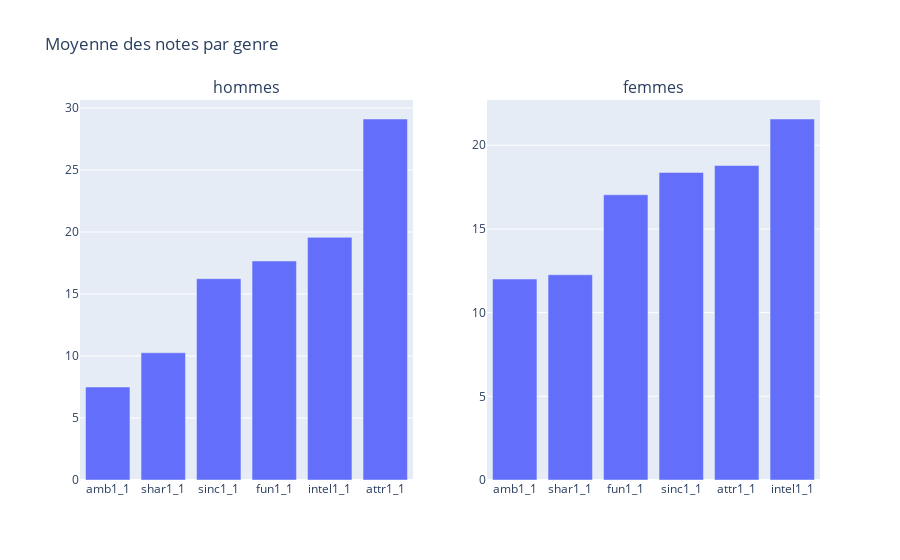

Source (notebook cell):
### Markdown cell above
## Quel est l'attribut le moins désirable

### Code cell
female_attributes = female[['attr1_1','sinc1_1','intel1_1','fun1_1','amb1_1','shar1_1']]
moyenne_femme = female_attributes.mean().sort_values(ascending=True)

male_attributes = male[['attr1_1','sinc1_1','intel1_1','fun1_1','amb1_1','shar1_1']]
moyenne_male = male_attributes.mean().sort_values(ascending=True)

attr_men = pd.DataFrame(moyenne_male,columns=['moyenne']).reset_index()
attr_women = pd.DataFrame(moyenne_femme,columns=['moyenne']).reset_index()

fig_men = px.bar(attr_men,x='index',y="moyenne")
fig_women = px.bar(attr_women,x='index',y="moyenne")

fig_attr = make_subplots(rows=1,cols=2,subplot_titles=('hommes','femmes'))
fig_attr.add_trace(fig_men.data[0],row=1,col=1)
fig_attr.add_trace(fig_women.data[0],row=1,col=2)
fig_attr.update_layout(title_text="Moyenne des notes par genre")
fig_attr.show()

### Figure 1 — Plotly figure (JSON) as saved in the notebook; plotly's stock layout.template omitted (floating-point values rounded to 4 significant figures)
{"data": [{"hovertemplate": "index=%{x}<br>moyenne=%{y}<extra></extra>", "legendgroup": "", "marker": {"color": "#636efa", "pattern": {"shape": ""}}, "name": "", "orientation": "v", "showlegend": false, "textposition": "auto", "type": "bar", "x": ["amb1_1", "shar1_1", "sinc1_1", "fun1_1", "intel1_1", "attr1_1"], "xaxis": "x", "y": [7.499, 10.26, 16.23, 17.66, 19.56, 29.11], "yaxis": "y"}, {"hovertemplate": "index=%{x}<br>moyenne=%{y}<extra></extra>", "legendgroup": "", "marker": {"color": "#636efa", "pattern": {"shape": ""}}, "name": "", "orientation": "v", "showlegend": false, "textposition": "auto", "type": "bar", "x": ["amb1_1", "shar1_1", "fun1_1", "sinc1_1", "attr1_1", "intel1_1"], "xaxis": "x2", "y": [12.01, 12.26, 17.04, 18.38, 18.79, 21.57], "yaxis": "y2"}], "layout": {"annotations": [{"font": {"size": 16}, "showarrow": false, "text": "hommes", "x": 0.225, "xanchor": "center", "xref": "paper", "y": 1, "yanchor": "bottom", "yref": "paper"}, {"font": {"size": 16}, "showarrow": false, "text": "femmes", "x": 0.775, "xanchor": "center", "xref": "paper", "y": 1, "yanchor": "bottom", "yref": "paper"}], "title": {"text": "Moyenne des notes par genre"}, "xaxis": {"anchor": "y", "domain": [0, 0.45]}, "xaxis2": {"anchor": "y2", "domain": [0.55, 1]}, "yaxis": {"anchor": "x", "domain": [0, 1]}, "yaxis2": {"anchor": "x2", "domain": [0, 1]}}}
